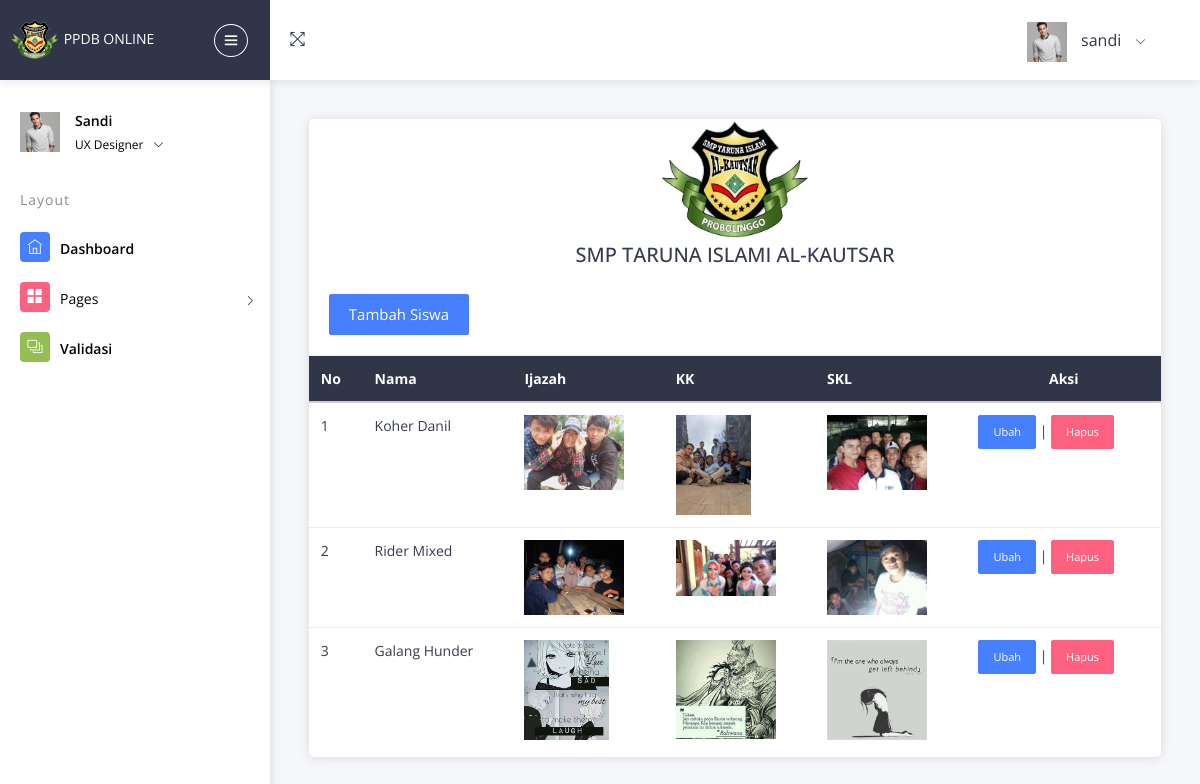
Screenshot of /formdoku/ (signed in) with the database file from the repository.
### data/models.py (models this page shows)
class Dokumen(models.Model):
    nama = models.ForeignKey(Siswa, null=True, on_delete=models.SET_NULL)
    ijazah = models.ImageField(blank=True, null=True)
    skl = models.ImageField(blank=True, null=True)
    kk = models.ImageField(blank=True, null=True)

class Siswa(models.Model):
    start = (
        ('Diterima', 'Diterima'),
        ('Ditolak', 'Ditolak'),
    )
    Kelamin = (
        ('Laki-Laki', 'Laki-Laki'),
        ('Perempuan', 'Perempuan'),
    )
    bln = (
        ('Januari', 'Januari'),('Februari', 'Februari'),('Maret', 'Maret'),('April', 'April'),('Mei', 'Mei'),('Juni', 'Juni'),
        ('Juli', 'Juli'), ('Agustus', 'Agustus'), ('September', 'September'), ('Oktober', 'Oktober'), ('November', 'November'),
        ('Desember', 'Desember'),
    )
    user = models.OneToOneField(User, null=True, blank=True, on_delete=models.CASCADE)
    nama = models.CharField(max_length=200, blank=True, null=True)
    alamat = models.CharField(max_length=200, blank=True, null=True)
    jenla = models.CharField(max_length=200, blank=True, null=True, choices=Kelamin)
    tanggal = models.CharField(max_length=200, blank=True, null=True)
    bulan = models.CharField(max_length=200, blank=True, null=True, choices=bln)
    tahun =  models.CharField(max_length=200, blank=True, null=True,)
    asal = models.CharField(max_length=200, blank=True, null=True)
    profile_pic = models.ImageField(default='fotokosong.gif', blank=True)
    def __str__(self):
        return self.nama

### data/decorators.py (the view)
        def perubahan_halaman(request, *args, **kwargs):
            group = None
            if request.user.groups.exists():
                group = request.user.groups.all()[0].name
            if group in yang_diizinkan:
                return fungsi_awal(request, *args, **kwargs)
            else:
                return HttpResponse('< h2 > <center > Anda Tidak Dijikankan Ke Tampilam ini < /center > </h2 >')

### data/views.py (called while the page is built)
@login_required(login_url='login')
@ijinkan_pengguna(yang_diizinkan=['admin'])
def formdoku(request):
    data = Dokumen.objects.all()
    context ={
        "menu" : 'Form Karyawan',
        'doku' : data
    }
    return render(request, 'data/formdoku.html', context)

### data/templates/data/formdoku.html (shortened to what this page needs)
{% extends "data/main.html" %}
{% block content %}
{% load static %}
<div class="pcoded-content">
    <div class="pcoded-inner-content">
        <div class="main-body">
            <div class="page-wrapper">
                <div class="page-body">
                    <div class="card">
                        <div class="text-center">
                            <img class="img-fluid" src="{% static 'images/logo.png' %}" width="150px">
                        </div>
                        <div class="text-center">
                            <h5 class="align-center"> SMP TARUNA ISLAMI AL-KAUTSAR<h5>
                        </div>
                        <div class="card-block table-border-style">
                            <div class="table-responsive">
                                <div class="card-body">
                                    <a href="{% url 'datadoku'  %}" type="button" class="btn btn-primary"> Tambah Siswa</a>
                                    <br/>
                                    </div>
                                <table class="table" >
                                    <thead>
                                        <tr class="bg-inverse">
                                            <th>No</th>
                                            <th>Nama</th>
                                            <th>Ijazah</th>
                                            <th>KK</th>
                                            <th >SKL</th>
                                            <th class="text-center">Aksi</th>
                                        </tr>
                                    </thead>
                                    <tbody>
                                    {% for datadoku in doku %}
                                        <tr>
                                            <td>{{ forloop.counter }}</td>
                                            <td>{{ datadoku.nama }}</td>
                                            <td><img class="img-responsive" src="{{datadoku.ijazah.url}}"></td>
                                            <td><img class="img-responsive" src="{{datadoku.kk.url}}"></td>
                                            <td><img class="img-responsive" src="{{datadoku.skl.url}}"></td>
                                            <td><a href="{% url 'updatedoku' datadoku.id %}" class="btn btn-primary btn-sm" >Ubah</a> | <a href="{% url 'deletedoku' datadoku.id %}" class="btn btn-danger btn-sm">Hapus</a></td>
                                        </tr>
                                    {% empty %}
                                        <tr>
                                            <td colspan="6" align="center"> Data Masih Kosong</td>
                                        </tr>
                                    {% endfor %}
                                </table>
                            </div>
                        </div>
                    </div>
                    {% endblock content %}

### data/templates/data/navbar.html (shortened to what this page needs)
<!DOCTYPE html>
<html lang="en">
{% load static %}
<head>
    <link rel="stylesheet" type="text/css" href="{% static 'assets/css/bootstrap/css/bootstrap.min.css' %}">
    <link rel="stylesheet" type="text/css" href="{% static 'assets/icon/themify-icons/themify-icons.css' %}">
    <link rel="stylesheet" type="text/css" href="{% static 'assets/icon/icofont/css/icofont.css' %}">
    <link rel="stylesheet" type="text/css" href="{% static 'assets/css/style.css' %}">
    <link rel="stylesheet" type="text/css" href="{% static 'assets/css/jquery.mCustomScrollbar.css' %}">
</head>
<body>
    <div id="pcoded" class="pcoded">
        <div class="pcoded-container navbar-wrapper">
            <nav class="navbar header-navbar pcoded-header">
                <div class="navbar-wrapper">
                    <div class="navbar-logo">
                        <a class="mobile-menu" id="mobile-collapse" href="#!">
                            <i class="ti-menu"></i>
                        </a>
                        <a href="index.html">
                            <img class="img-fluid" src="{% static 'assets/images/logo.png' %}" width="50" alt="Theme-Logo" />
                            PPDB Online
                        </a>
                    </div>
                    <div class="navbar-container container-fluid">
                        <ul class="nav-left">
                            <li>
                                <a href="#!" onclick="javascript:toggleFullScreen()">
                                    <i class="ti-fullscreen"></i>
                                </a>
                            </li>
                        </ul>
                        <ul class="nav-right">
                            <li class="header-notification">
                            <li class="user-profile header-notification">
                                <a href="#!">
                                    <img src="{% static 'assets/images/avatar-4.jpg' %}" class="img-radius"
                                        alt="User-Profile-Image">
                                    <span>{{ request.user }}</span>
                                    <i class="ti-angle-down"></i>
                                </a>
                            </li>
                        </ul>
                    </div>
                </div>
            </nav>
            <div class="pcoded-main-container">
                <div class="pcoded-wrapper">
                    <nav class="pcoded-navbar">
                        <div class="pcoded-inner-navbar main-menu">
                            <div class="">
                                <div class="main-menu-header">
                                    <img class="img-40 img-radius" src="{% static 'assets/images/avatar-4.jpg' %}"
                                        alt="User-Profile-Image">
                                    <div class="user-details">
                                        <span>{{ request.user }}</span>
                                        <span id="more-details">UX Designer<i class="ti-angle-down"></i></span>
                                    </div>
                                </div>
                            </div>
                            <div class="pcoded-navigatio-lavel" data-i18n="nav.category.navigation">Layout</div>
                            <ul class="pcoded-item pcoded-left-item">
                                <li class="active">
                                    <a href="{% url 'beranda'  %}">
                                        <span class="pcoded-micon"><i class="ti-home"></i><b>D</b></span>
                                        <span class="pcoded-mtext" data-i18n="nav.dash.main">Dashboard</span>
                                    </a>
                                </li>
                                <li class="pcoded-hasmenu">
                                    <a href="javascript:void(0)">
                                        <span class="pcoded-micon"><i class="ti-layout-grid2-alt"></i></span>
                                        <span class="pcoded-mtext" data-i18n="nav.basic-components.main">Pages</span>
                                    </a>
                                </li>
                                <li class="active">
                                    <a href="{% url 'pengum'  %}">
                                        <span class="pcoded-micon"><i class="ti-layers-alt"></i><b>D</b></span>
                                        <span class="pcoded-mtext" data-i18n="nav.basic-components.main">Validasi</span>
                                    </a>
                                </li>
                        </div>
                    </nav>
</body>
</html>

### data/templates/data/formdoku.html (style rules this page uses)
.img-responsive { max-width: 100px; max-height: 100px; margin: 0 auto; }

### rows the page displays
Dokumen: nama "Koher Danil", ijazah (picture), kk (picture), skl (picture)
Dokumen: nama "Rider Mixed", ijazah (picture), kk (picture), skl (picture)
Dokumen: nama "Galang Hunder", ijazah (picture), kk (picture), skl (picture)

### other values shown
{{ request.user }} "sandi"
{{ request.user }} "Sandi"
